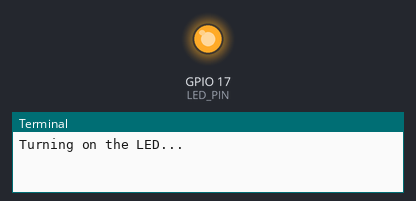
A program run on a simulated Raspberry Pi (BCM pin numbers). On the bench: output pins drawn as LEDs (lit = HIGH), the last lines printed to the terminal. At 5.0 s the program stops and its outputs stay as they are.

Above: at 0.1 s.
At 5.1 s:
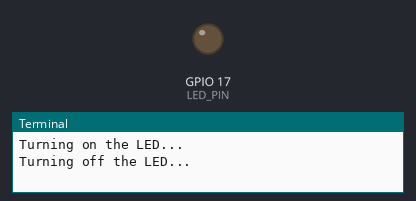
Timing chart, 0 to 6.5 s (numbered marks = the images above):
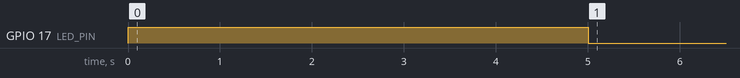

The program:

test.py
```python
import RPi.GPIO as GPIO
import time

LED_PIN = 17  # GPIO 17
GPIO.setmode(GPIO.BCM)  # Use BCM numbering
GPIO.setup(LED_PIN, GPIO.OUT)  # Set LED_PIN as an output pin

try:
    print("Turning on the LED...")
    GPIO.output(LED_PIN, GPIO.HIGH)  # Turn on the LED
    time.sleep(5)  # Keep the LED on for 5 seconds
    print("Turning off the LED...")
    GPIO.output(LED_PIN, GPIO.LOW)  # Turn off the LED
except KeyboardInterrupt:
    print("Exiting...")
finally:
    GPIO.cleanup()  # Clean up GPIO settings
```

Measured:
- by itself, GPIO 17 (LED_PIN): LOW → HIGH at 0.00 s, → LOW 5.0 s later
